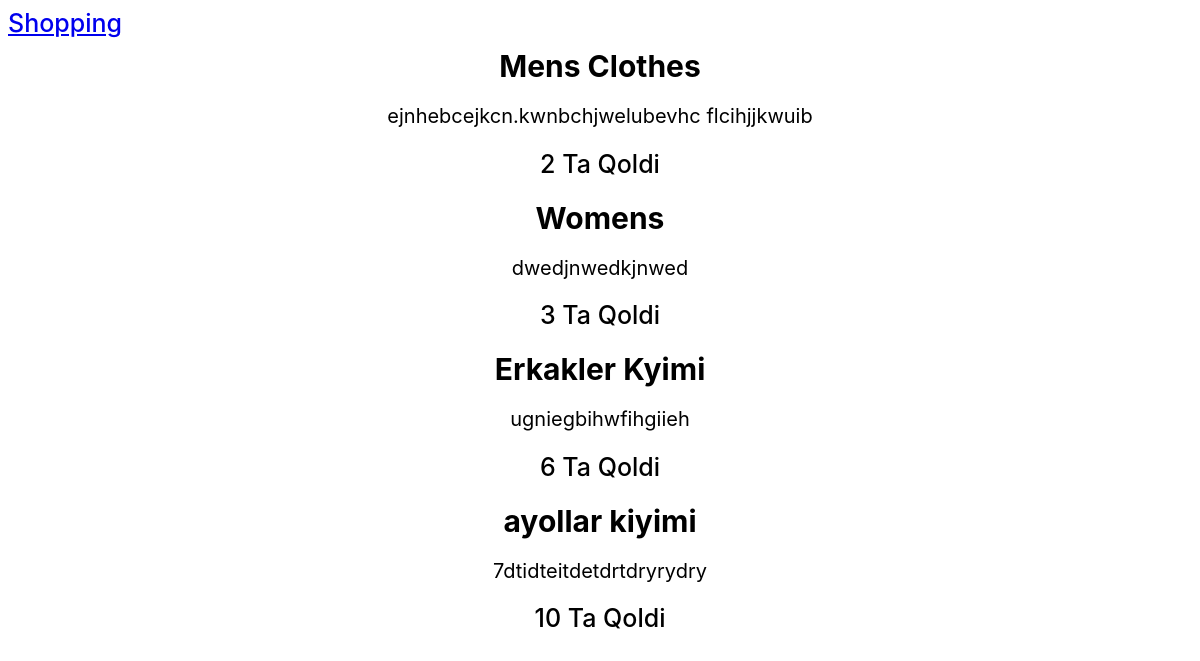
The page /about/ on the database its author committed.
### blog/models.py (models this page shows)
class About(models.Model):
    name = models.CharField(max_length=250)
    about = models.CharField(max_length=500)
    how_much = models.CharField(max_length=250)

### blog/views.py (the view)
# urls.py: path('about/',about,name='about'),
def about(request):
    abouts = About.objects.all()
    return render(request,'about.html',{'abouts':abouts})

### templates/about.html (shortened to what this page needs)
<!DOCTYPE html>
<html lang="en">
<head>
</head>
<body>
    <div class="wrapper">
        <div class="container">
            <a href="{% url 'myapp:index' %}">Shopping</a>
            {% for a in abouts %}
            <h1>{{ a.name }}</h1>
            <p>{{ a.about }}</p>
            <h2>{{ a.how_much }} Ta Qoldi</h2>
            {% endfor %}
        </div>
    </div>
</body>
</html>

### templates/about.html (style rules this page uses)
a { font-family: 'Inter', sans-serif; font-weight: 500; font-size: 25px; text-align: center; }
h1 { font-family: 'Inter', sans-serif; font-weight: 700; font-size: 30px; text-align: center; margin: 10px 0; }
p { font-family: 'Inter', sans-serif; font-weight: 400; font-size: 20px; text-align: center; }
h2 { font-family: 'Inter', sans-serif; font-weight: 500; font-size: 25px; text-align: center; margin-top: 15px 0; }

### rows shown on the page
About: name "Mens Clothes", about "ejnhebcejkcn.kwnbchjwelubevhc flcihjjkwuib", how_much "2"
About: name "Womens", about "dwedjnwedkjnwed", how_much "3"
About: name "Erkakler Kyimi", about "ugniegbihwfihgiieh", how_much "6"
About: name "ayollar kiyimi", about "7dtidteitdetdrtdryrydry", how_much "10"
